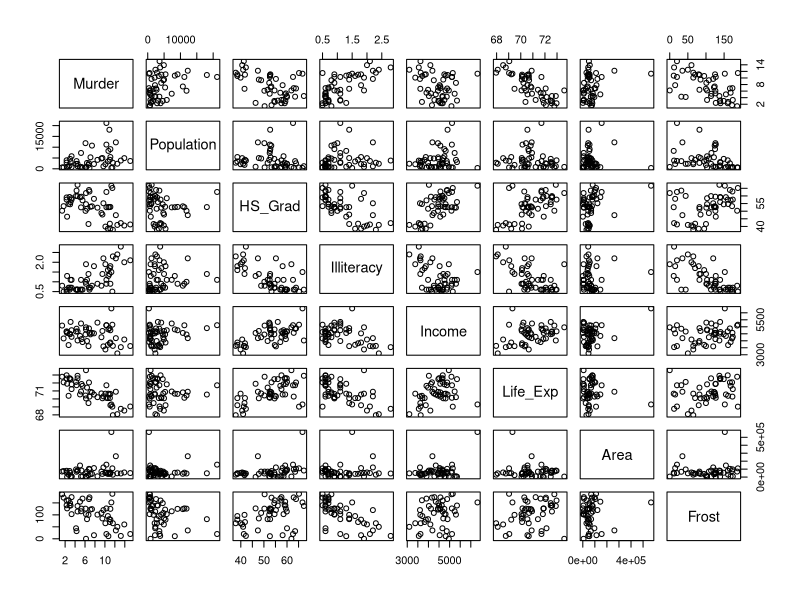
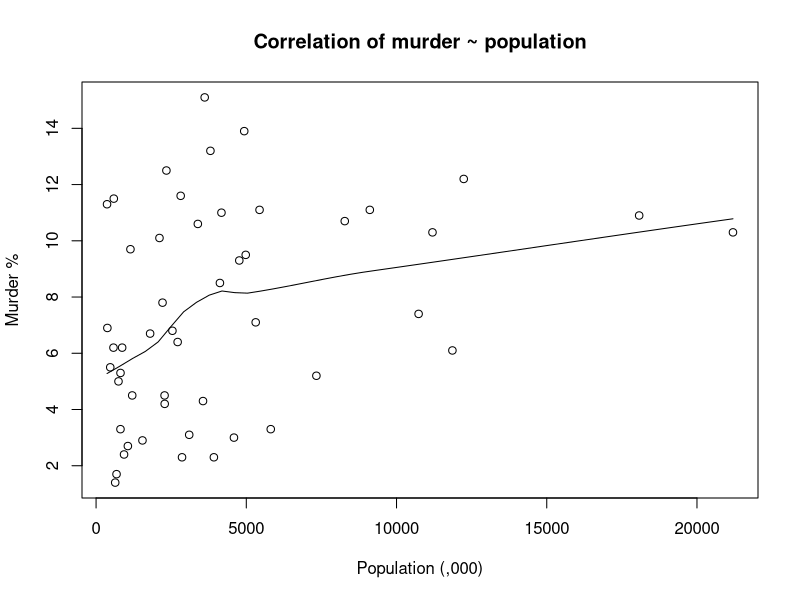
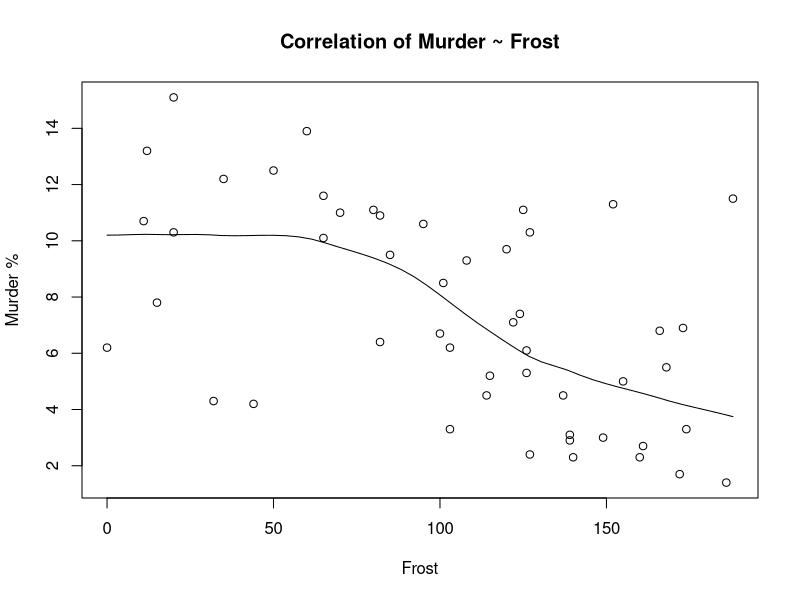
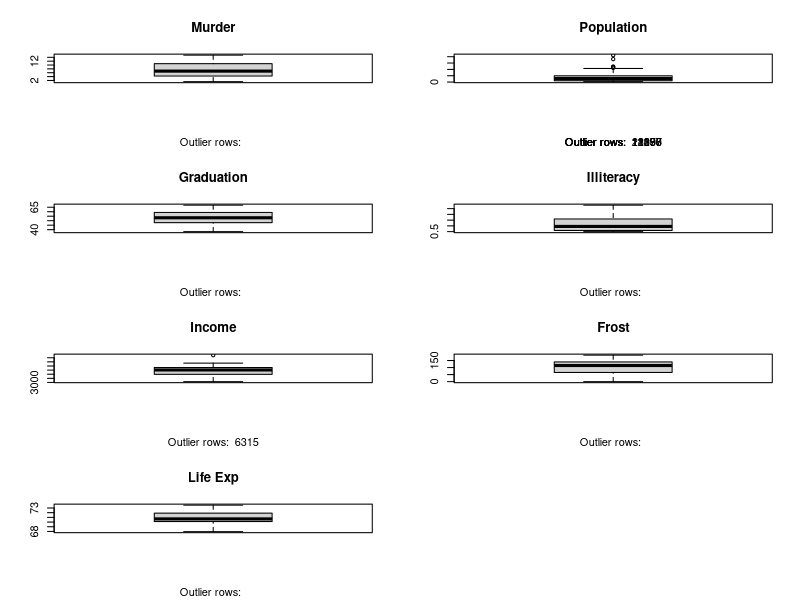

Write R code to recreate these figures, in order.
# USA murder rate dataset
states <- as.data.frame(state.x77)

colnames(states)[colnames(states) == "Life Exp"] <- "Life_Exp"
colnames(states)[colnames(states) == "HS Grad"] <- "HS_Grad"

variables_of_interest <- c("Murder",
                           "Population",
                           "HS_Grad",
                           "Illiteracy",
                           "Income",
                           "Life_Exp",
                           "Area",
                           "Frost")
pairs(states[variables_of_interest])

scatter.smooth(x = states$Population,
               y = states$Murder,
               xlab = "Population (,000)",
               ylab = "Murder %", 
               main = "Correlation of murder ~ population")

cor(states$Murder, states$Population)

scatter.smooth(x = states$Frost,
                 y = states$Murder,
                 main = "Correlation of Murder ~ Frost",
                 xlab = "Frost",
                 ylab = "Murder %")

cor(states$Murder, states$Frost)

paste("Correlation for Murder and Frost: ", cor(states$Murder, states$Frost))
paste("Correlation for Murder and Illiteracy: ", cor(states$Murder, states$Illiteracy))
paste("Correlation for Murder and Population: ", cor(states$Murder, states$Population))
paste("Correlation for Murder and HS Grad: ", cor(states$Murder, states$HS_Grad))
paste("Correlation for Murder and Income: ", cor(states$Murder, states$Income))
paste("Correlation for Murder and Life Exp: ", cor(states$Murder, states$Life_Exp))
paste("Correlation for Murder and Area: ", cor(states$Murder, states$Area))

opar <- par(no.readonly = TRUE)
par(mfrow = c(4, 2)) # divide graph area in 3 rows by 2 columns
attach(states)
boxplot(Murder,
        main = "Murder",
        sub = paste("Outlier rows: ",
                    boxplot.stats(Murder)$out)) # box plot for 'murder'
boxplot(Population,
        main = "Population",
        sub = paste("Outlier rows: ",
                    boxplot.stats(Population)$out)) # box plot for 'Population'
boxplot(states$HS_Grad,
        main = "Graduation",
        sub = paste("Outlier rows: ",
                    boxplot.stats(states$HS_Grad)$out)) # box plot for 'HS Grad'
boxplot(Illiteracy,
        main = "Illiteracy",
        sub = paste("Outlier rows: ",
                    boxplot.stats(Illiteracy)$out)) # box plot for 'HS Grad'
boxplot(Income,
        main = "Income",
        sub = paste("Outlier rows: ",
                    boxplot.stats(Income)$out)) # box plot for 'HS Grad'
boxplot(Frost,
        main = "Frost",
        sub = paste("Outlier rows: ",
                    boxplot.stats(Frost)$out)) # box plot for 'HS Grad'
boxplot(states$Life_Exp,
        main = "Life Exp",
        sub = paste("Outlier rows: ",
                    boxplot.stats(states$Life_Exp)$out)) # box plot for 'HS Grad'
detach(states)
par(opar)

# Use boxplot.stats() function to generate relevant outliers
outlier_values <- boxplot.stats(states$Population)$out # outlier values.
paste("Population outliers: ", paste(outlier_values, collapse=", "))

# Use boxplot.stats() function to generate relevant outliers
outlier_values <- boxplot.stats(states$Income)$out # outlier values.
paste("Income outliers: ", paste(outlier_values, collapse=", "))

# Remove population outliers
states <- subset(states,
                 states$Population != 21198
                 & states$Population != 11197
                 & states$Population != 18076
                 & states$Population != 11860
                 & states$Population != 12237)
# Remove Income outliers
states <- subset(states, states$Income != 6315)


